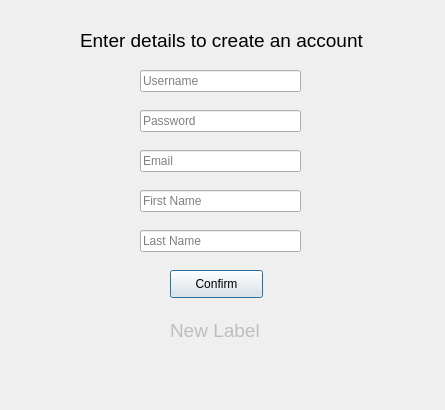
<?xml version="1.0" encoding="UTF-8"?>
<ui version="4.0">
 <class>Dialog</class>
 <widget class="QDialog" name="Dialog">
  <property name="geometry">
   <rect>
    <x>0</x>
    <y>0</y>
    <width>445</width>
    <height>410</height>
   </rect>
  </property>
  <property name="windowTitle">
   <string>Dialog</string>
  </property>
  <widget class="QLabel" name="label">
   <property name="enabled">
    <bool>false</bool>
   </property>
   <property name="geometry">
    <rect>
     <x>170</x>
     <y>310</y>
     <width>131</width>
     <height>41</height>
    </rect>
   </property>
   <property name="font">
    <font>
     <pointsize>14</pointsize>
    </font>
   </property>
   <property name="text">
    <string>New Label</string>
   </property>
  </widget>
  <widget class="QPushButton" name="pushButton">
   <property name="geometry">
    <rect>
     <x>170</x>
     <y>270</y>
     <width>93</width>
     <height>28</height>
    </rect>
   </property>
   <property name="text">
    <string>Confirm</string>
   </property>
  </widget>
  <widget class="QLineEdit" name="lineEdit">
   <property name="geometry">
    <rect>
     <x>140</x>
     <y>70</y>
     <width>161</width>
     <height>22</height>
    </rect>
   </property>
   <property name="placeholderText">
    <string>Username</string>
   </property>
   <property name="clearButtonEnabled">
    <bool>false</bool>
   </property>
  </widget>
  <widget class="QLineEdit" name="lineEdit_2">
   <property name="geometry">
    <rect>
     <x>140</x>
     <y>110</y>
     <width>161</width>
     <height>22</height>
    </rect>
   </property>
   <property name="placeholderText">
    <string>Password</string>
   </property>
   <property name="clearButtonEnabled">
    <bool>false</bool>
   </property>
  </widget>
  <widget class="QLabel" name="label_2">
   <property name="geometry">
    <rect>
     <x>80</x>
     <y>20</y>
     <width>311</width>
     <height>41</height>
    </rect>
   </property>
   <property name="font">
    <font>
     <pointsize>14</pointsize>
    </font>
   </property>
   <property name="text">
    <string>Enter details to create an account</string>
   </property>
  </widget>
  <widget class="QLineEdit" name="lineEdit_3">
   <property name="geometry">
    <rect>
     <x>140</x>
     <y>190</y>
     <width>161</width>
     <height>22</height>
    </rect>
   </property>
   <property name="placeholderText">
    <string>First Name</string>
   </property>
   <property name="clearButtonEnabled">
    <bool>false</bool>
   </property>
  </widget>
  <widget class="QLineEdit" name="lineEdit_4">
   <property name="geometry">
    <rect>
     <x>140</x>
     <y>150</y>
     <width>161</width>
     <height>22</height>
    </rect>
   </property>
   <property name="placeholderText">
    <string>Email</string>
   </property>
   <property name="clearButtonEnabled">
    <bool>false</bool>
   </property>
  </widget>
  <widget class="QLineEdit" name="lineEdit_5">
   <property name="geometry">
    <rect>
     <x>140</x>
     <y>230</y>
     <width>161</width>
     <height>22</height>
    </rect>
   </property>
   <property name="placeholderText">
    <string>Last Name</string>
   </property>
   <property name="clearButtonEnabled">
    <bool>false</bool>
   </property>
  </widget>
 </widget>
 <resources/>
 <connections/>
</ui>
